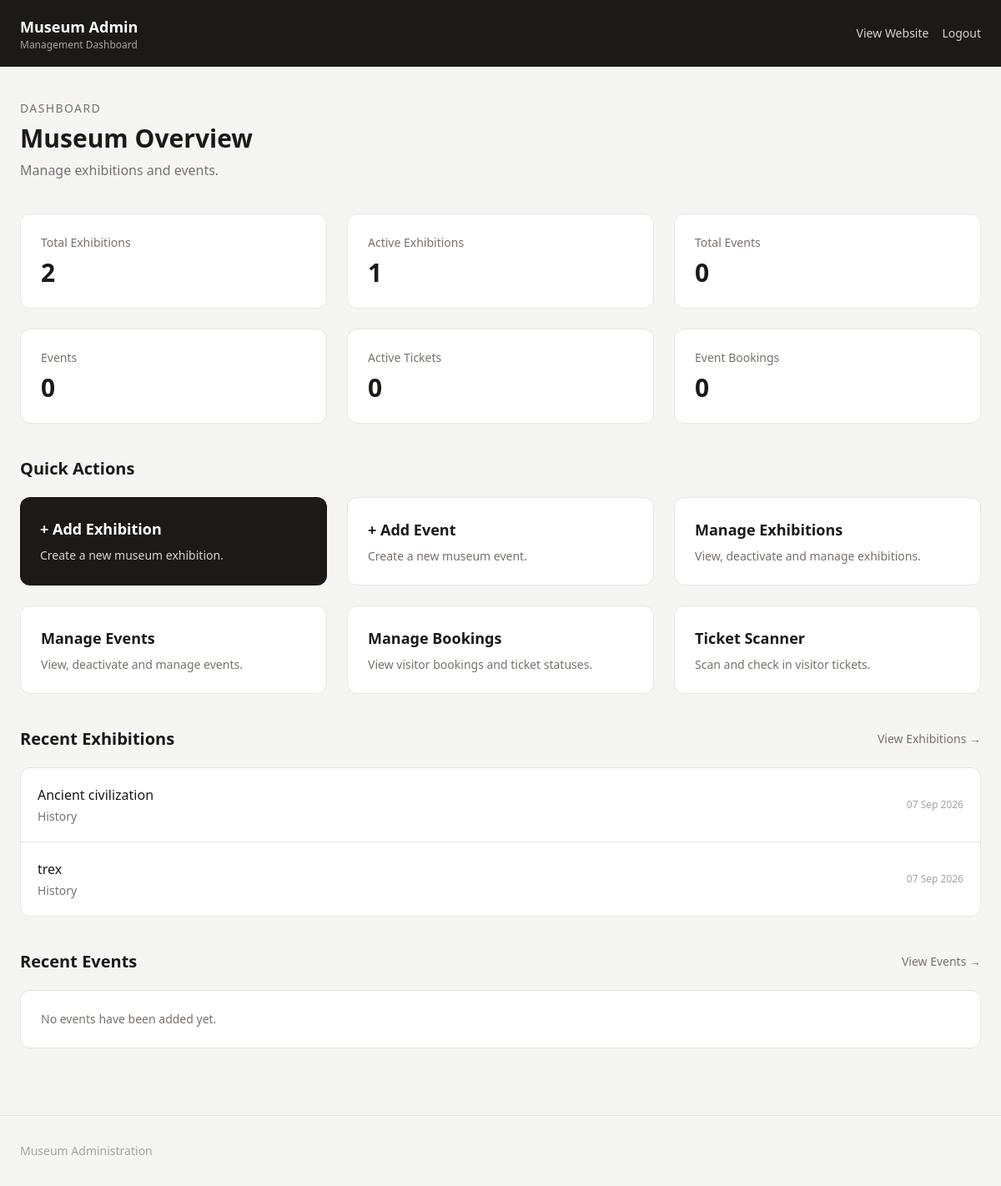
/admin-dashboard/ (signed in), run on an earlier commit of the app's database.
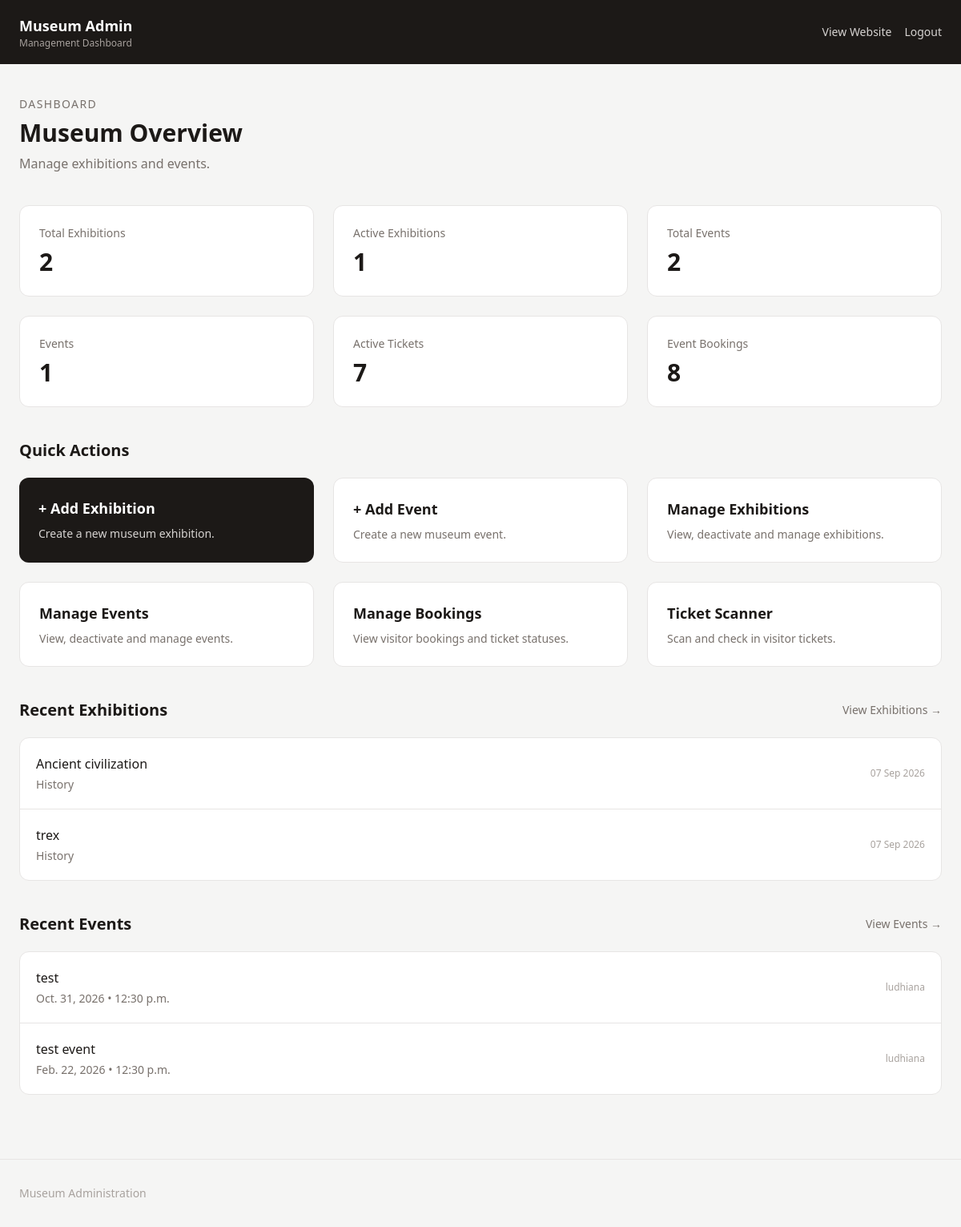
And on a later commit of the database.
### homepage/models.py (models this page shows, shortened)
class Exhibition(models.Model):
    CATEGORY_CHOICES = [
        ("History", "History"),
        ("Art", "Art"),
        ("Science", "Science"),
        ("Culture", "Culture"),
        ("Other", "Other"),
    ]
    title = models.CharField(max_length=200)
    category = models.CharField(
        max_length=50,
        choices=CATEGORY_CHOICES,
        default="Other"
    )
    description = models.TextField()
    image = models.URLField(blank=True)
    start_date = models.DateField(null=True, blank=True)
    end_date = models.DateField(null=True, blank=True)
    is_permanent = models.BooleanField(default=False)
    is_active = models.BooleanField(default=True)
    created_at = models.DateTimeField(auto_now_add=True)
    updated_at = models.DateTimeField(auto_now=True)
    class Meta:
        ordering = ["-created_at"]

class Event(models.Model):
    EVENT_TYPE_CHOICES = [
        ("Tour", "Tour"),
        ("Workshop", "Workshop"),
        ("Talk", "Talk"),
        ("Lecture", "Lecture"),
        ("Family", "Family"),
        ("Other", "Other"),
    ]
    title = models.CharField(max_length=200)
    event_type = models.CharField(
        max_length=50,
        choices=EVENT_TYPE_CHOICES,
        default="Other"
    )
    description = models.TextField()
    image = models.URLField(blank=True)
    date = models.DateField()
    time = models.TimeField()
    location = models.CharField(max_length=200)
    capacity = models.PositiveIntegerField(
        null=True,
        blank=True
    )
    is_active = models.BooleanField(default=True)
    created_at = models.DateTimeField(auto_now_add=True)
    updated_at = models.DateTimeField(auto_now=True)
    class Meta:
        ordering = ["date", "time"]

### homepage/views.py (the view)
@login_required()
@user_passes_test(is_staff)
def admin_dashboard(request):
    today = timezone.localdate()
    total_exhibitions = Exhibition.objects.count()
    active_exhibitions = Exhibition.objects.filter(
        is_active=True
    ).count()
    total_events = Event.objects.count()
    upcoming_events = Event.objects.filter(
        is_active=True,
        date__gte=today
    ).count()
    total_event_bookings = Booking.objects.count()
    active_event_bookings = Booking.objects.filter(
        status="active"
    ).count()
    total_visits = Visit.objects.count()
    active_visits = Visit.objects.filter(
        status="active"
    ).count()
    total_active_tickets = (
        active_event_bookings +
        active_visits
    )
    recent_exhibitions = Exhibition.objects.order_by(
        "-created_at"
    )[:5]
    recent_events = Event.objects.order_by(
        "-created_at"
    )[:5]
    context = {
        "total_exhibitions": total_exhibitions,
        "active_exhibitions": active_exhibitions,
        "total_events": total_events,
        "upcoming_events": upcoming_events,
        "total_event_bookings": total_event_bookings,
        "active_event_bookings": active_event_bookings,
        "total_visits": total_visits,
        "active_visits": active_visits,
        "total_active_tickets": total_active_tickets,
        "recent_exhibitions": recent_exhibitions,
        "recent_events": recent_events,
    }
    return render(
        request,
        "admin_dashboard.html",
        context
    )

### homepage/views.py (called while the page is built)
def is_staff(user):
    return user.is_authenticated and user.is_staff

### homepage/templates/admin_dashboard.html (shortened to what the changed rows need)
{% load static %}
<!DOCTYPE html>
<html lang="en">
<head>
    <script src="https://cdn.tailwindcss.com"></script>
</head>
<body class="bg-stone-100 text-stone-900">
<header class="bg-stone-900 text-white">
    <div class="max-w-7xl mx-auto px-4 sm:px-6">
        <div class="min-h-20 py-4 flex items-center justify-between gap-4">
            <div class="min-w-0">
                <h1 class="font-semibold text-base sm:text-lg truncate">
                    Museum Admin
                </h1>
            </div>
        </div>
    </div>
</header>
<main class="max-w-7xl mx-auto px-6 py-10">
    <div class="mb-10">
        <h2 class="text-3xl font-semibold mt-2">
            Museum Overview
        </h2>
    </div>
    <div class="grid sm:grid-cols-2 lg:grid-cols-3 xl:grid-cols-6 gap-6 mb-10">
        <div class="bg-white border border-stone-200
                    rounded-xl p-6">
            <p class="text-sm text-stone-500">
                Total Events
            </p>
            <p class="text-3xl font-semibold mt-2">
                {{ total_events }}
            </p>
        </div>
        <div class="bg-white border border-stone-200
                    rounded-xl p-6">
            <p class="text-sm text-stone-500">
                Events
            </p>
            <p class="text-3xl font-semibold mt-2">
                {{ upcoming_events }}
            </p>
        </div>
<div class="bg-white border border-stone-200
            rounded-xl p-6">
    <p class="text-sm text-stone-500">
        Active Tickets
    </p>
    <p class="text-3xl font-semibold mt-2">
        {{ total_active_tickets }}
    </p>
</div>
<div class="bg-white border border-stone-200
            rounded-xl p-6">
    <p class="text-sm text-stone-500">
        Event Bookings
    </p>
    <p class="text-3xl font-semibold mt-2">
        {{ total_event_bookings }}
    </p>
</div>
    </div>
    <section class="mb-10">
        <div class="bg-white border border-stone-200
                    rounded-xl overflow-hidden">
            {% for exhibition in recent_exhibitions %}
                <div class="p-5 border-b border-stone-200
                            last:border-b-0
                            flex items-center
                            justify-between">
                    <div>
                        <p class="font-medium">
                            {{ exhibition.title }}
                        </p>
                        <p class="text-sm text-stone-500 mt-1">
                            {{ exhibition.category }}
                        </p>
                    </div>
                    <span class="text-xs text-stone-400">
                        {{ exhibition.created_at|date:"d M Y" }}
                    </span>
                </div>
            {% empty %}
                <div class="p-6 text-sm text-stone-500">
                    No exhibitions have been added yet.
                </div>
            {% endfor %}
        </div>
    </section>
    <section>
        <div class="bg-white border border-stone-200
                    rounded-xl overflow-hidden">
            {% for event in recent_events %}
                <div class="p-5 border-b border-stone-200
                            last:border-b-0
                            flex items-center
                            justify-between">
                    <div>
                        <p class="font-medium">
                            {{ event.title }}
                        </p>
                        <p class="text-sm text-stone-500 mt-1">
                            {{ event.date }}
                            •
                            {{ event.time }}
                        </p>
                    </div>
                    <span class="text-xs text-stone-400">
                        {{ event.location }}
                    </span>
                </div>
            {% empty %}
                <div class="p-6 text-sm text-stone-500">
                    No events have been added yet.
                </div>
            {% endfor %}
        </div>
    </section>
</main>
</body>
</html>

What changed in the data, as far as the page shows it:
added Event: title "test", date "Oct. 31, 2026", time "12:30 p.m.", location "ludhiana"
added Event: title "test event", date "Feb. 22, 2026", time "12:30 p.m.", location "ludhiana"
Also different on the page:
{{ total_events }}: "0" → "2"
{{ upcoming_events }}: "0" → "1"
{{ total_active_tickets }}: "0" → "7"
{{ total_event_bookings }}: "0" → "8"
text no longer shown: "No events have been added yet."
